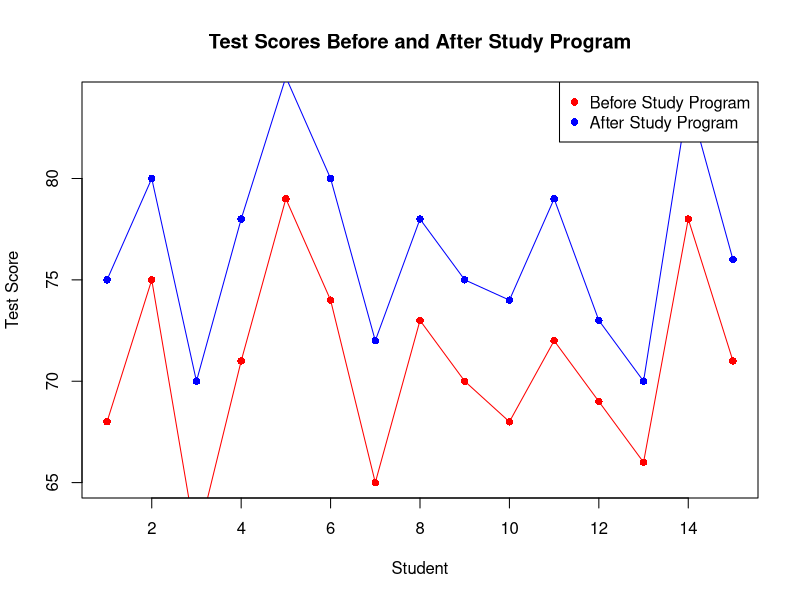
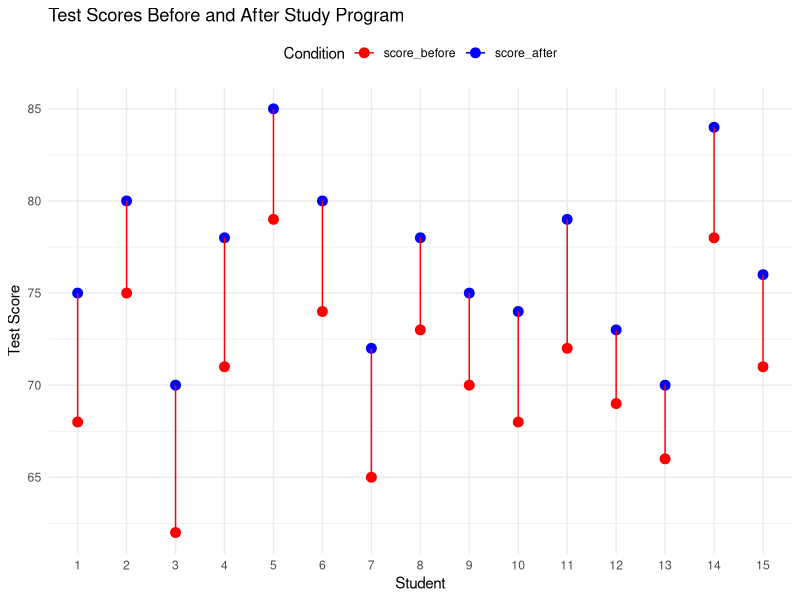

Source code (R) for these figures, in order:
# a Paired Sample T-Test is used to compare the means of two related groups that are measured under two different conditions, or when there is a natural pairing between the subjects in the two groups.

# H0: there is no significant difference in the mean test scores of students before and after the study program.
# HA: there is a significant difference in the mean test scores of students before and after the study program.
# p-val < sig level reject H0
# p-val > sig level accept H0

# Load necessary library packages
library(ggplot2)
library(reshape2)

# Sample data for paired groups
scores_data <- data.frame(
  student = 1:15,
  score_before = c(68, 75, 62, 71, 79, 74, 65, 73, 70, 68, 72, 69, 66, 78, 71),
  score_after = c(75, 80, 70, 78, 85, 80, 72, 78, 75, 74, 79, 73, 70, 84, 76)
)

# Display the dataset
print(scores_data)

# Perform paired sample t-test
paired_t_test_result <- t.test(scores_data$score_before, scores_data$score_after, paired = TRUE)

# Print the result
print(paired_t_test_result)

# Visualization: Base R Plot - Before and After Scores
plot(scores_data$student, scores_data$score_before, type = "o", col = "red", pch = 16, ylim = c(min(scores_data$score_after) - 5, max(scores_data$score_before) + 5),
     xlab = "Student", ylab = "Test Score", main = "Test Scores Before and After Study Program")
lines(scores_data$student, scores_data$score_after, type = "o", col = "blue", pch = 16)
legend("topright", legend = c("Before Study Program", "After Study Program"), col = c("red", "blue"), pch = 16)

# Visualization: ggplot2 Plot - Before and After Scores
scores_data_long <- melt(scores_data, id.vars = 'student', variable.name = 'Condition', value.name = 'Score')

# Plot using ggplot2
ggplot(scores_data_long, aes(x = factor(student), y = Score, color = Condition, group = student)) +
  geom_point(size = 3) +
  geom_line() +
  labs(title = "Test Scores Before and After Study Program", x = "Student", y = "Test Score") +
  theme_minimal() +
  scale_color_manual(values = c("score_before" = "red", "score_after" = "blue")) +
  theme(legend.position = "top")

# Define significance level
alpha <- 0.05

# Print test result with an interpretation
cat("Paired-Sample T-Test Results:\n")
cat("Test Statistic:", paired_t_test_result$statistic, "\n")
cat("p-value:", paired_t_test_result$p.value, "\n")

if(paired_t_test_result$p.value < alpha) {
  cat("Conclusion: Reject the null hypothesis (H0). There is a significant difference in the mean test scores of students before and after the study program.\n")
} else {
  cat("Conclusion: Accept the null hypothesis (H0). There is no significant difference in the mean test scores of students before and after the study program.\n")
}
